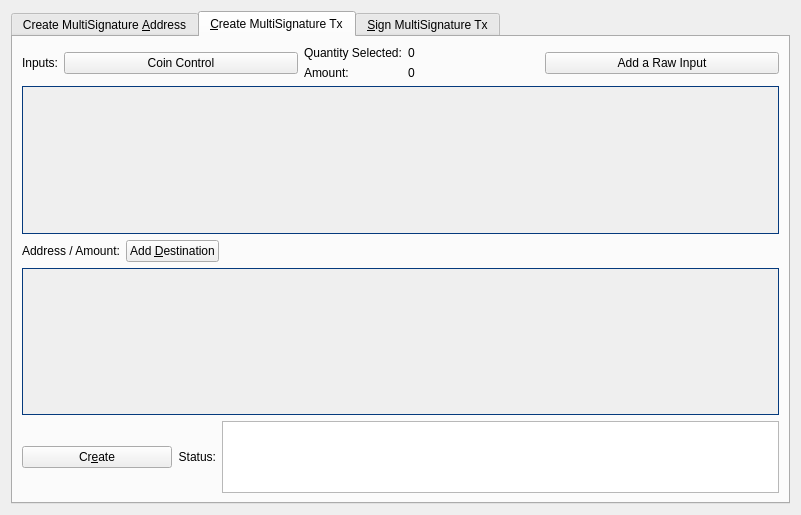
<?xml version="1.0" encoding="UTF-8"?>
<ui version="4.0">
 <class>MultisigDialog</class>
 <widget class="QDialog" name="MultisigDialog">
  <property name="geometry">
   <rect>
    <x>0</x>
    <y>0</y>
    <width>801</width>
    <height>515</height>
   </rect>
  </property>
  <property name="sizePolicy">
   <sizepolicy hsizetype="Fixed" vsizetype="Fixed">
    <horstretch>0</horstretch>
    <verstretch>0</verstretch>
   </sizepolicy>
  </property>
  <property name="windowTitle">
   <string>Multisignature Address Interactions</string>
  </property>
  <layout class="QVBoxLayout" name="verticalLayout_8">
   <item>
    <widget class="QTabWidget" name="multisigTabWidget">
     <property name="styleSheet">
      <string notr="true">QScrollArea{border: 1px solid #053a7d;}</string>
     </property>
     <property name="currentIndex">
      <number>1</number>
     </property>
     <widget class="QWidget" name="addMultisigTab">
      <property name="sizePolicy">
       <sizepolicy hsizetype="Minimum" vsizetype="Minimum">
        <horstretch>0</horstretch>
        <verstretch>0</verstretch>
       </sizepolicy>
      </property>
      <attribute name="title">
       <string>Create MultiSignature &amp;Address</string>
      </attribute>
      <layout class="QVBoxLayout" name="verticalLayout">
       <item>
        <layout class="QHBoxLayout" name="enterMLayout">
         <item>
          <widget class="QSpinBox" name="enterMSpinbox">
           <property name="sizePolicy">
            <sizepolicy hsizetype="Fixed" vsizetype="Fixed">
             <horstretch>0</horstretch>
             <verstretch>0</verstretch>
            </sizepolicy>
           </property>
           <property name="toolTip">
            <string>How many people must sign to verify a transaction</string>
           </property>
           <property name="minimum">
            <number>1</number>
           </property>
           <property name="maximum">
            <number>15</number>
           </property>
           <property name="value">
            <number>1</number>
           </property>
          </widget>
         </item>
         <item>
          <widget class="QLabel" name="enterMLabel">
           <property name="text">
            <string>Enter the minimum number of signatures required to sign transactions</string>
           </property>
          </widget>
         </item>
        </layout>
       </item>
       <item>
        <layout class="QHBoxLayout" name="addressLabelLayout">
         <item>
          <widget class="QLabel" name="addressLableLabel">
           <property name="text">
            <string>Address Label:</string>
           </property>
          </widget>
         </item>
         <item>
          <widget class="QLineEdit" name="multisigAddressLabel"/>
         </item>
        </layout>
       </item>
       <item>
        <layout class="QHBoxLayout" name="addAddressLayout">
         <item>
          <widget class="QPushButton" name="addAddressButton">
           <property name="toolTip">
            <string>Add another address that could sign to verify a transaction from the multisig address.</string>
           </property>
           <property name="text">
            <string>&amp;Add Address / Key</string>
           </property>
           <property name="icon">
            <iconset resource="../gamblecoin.qrc">
             <normaloff>:/icons/add</normaloff>:/icons/add</iconset>
           </property>
           <property name="autoDefault">
            <bool>false</bool>
           </property>
          </widget>
         </item>
         <item>
          <widget class="QLabel" name="addAddressLabel">
           <property name="sizePolicy">
            <sizepolicy hsizetype="Preferred" vsizetype="Fixed">
             <horstretch>0</horstretch>
             <verstretch>0</verstretch>
            </sizepolicy>
           </property>
           <property name="text">
            <string>Local addresses or public keys that can sign:</string>
           </property>
          </widget>
         </item>
         <item>
          <spacer name="addAddressSpacer_2">
           <property name="orientation">
            <enum>Qt::Horizontal</enum>
           </property>
           <property name="sizeHint" stdset="0">
            <size>
             <width>40</width>
             <height>10</height>
            </size>
           </property>
          </spacer>
         </item>
        </layout>
       </item>
       <item>
        <widget class="QScrollArea" name="addAddressScrollArea">
         <property name="sizePolicy">
          <sizepolicy hsizetype="Preferred" vsizetype="Expanding">
           <horstretch>0</horstretch>
           <verstretch>0</verstretch>
          </sizepolicy>
         </property>
         <property name="widgetResizable">
          <bool>true</bool>
         </property>
         <widget class="QWidget" name="addAddressWidget">
          <property name="geometry">
           <rect>
            <x>0</x>
            <y>0</y>
            <width>759</width>
            <height>166</height>
           </rect>
          </property>
          <layout class="QVBoxLayout" name="verticalLayout_5">
           <item>
            <layout class="QVBoxLayout" name="addressList"/>
           </item>
           <item>
            <spacer name="verticalSpacer">
             <property name="orientation">
              <enum>Qt::Vertical</enum>
             </property>
             <property name="sizeHint" stdset="0">
              <size>
               <width>20</width>
               <height>40</height>
              </size>
             </property>
            </spacer>
           </item>
          </layout>
         </widget>
        </widget>
       </item>
       <item>
        <layout class="QHBoxLayout" name="addMultisigLayout">
         <item>
          <widget class="QPushButton" name="addMultisigButton">
           <property name="sizePolicy">
            <sizepolicy hsizetype="Preferred" vsizetype="Fixed">
             <horstretch>0</horstretch>
             <verstretch>0</verstretch>
            </sizepolicy>
           </property>
           <property name="toolTip">
            <string>Create a new multisig address</string>
           </property>
           <property name="toolTipDuration">
            <number>-3</number>
           </property>
           <property name="text">
            <string>C&amp;reate</string>
           </property>
           <property name="icon">
            <iconset resource="../gamblecoin.qrc">
             <normaloff>:/icons/filesave</normaloff>:/icons/filesave</iconset>
           </property>
           <property name="autoDefault">
            <bool>false</bool>
           </property>
          </widget>
         </item>
         <item>
          <widget class="QLabel" name="label">
           <property name="text">
            <string>Status:</string>
           </property>
          </widget>
         </item>
         <item>
          <widget class="QTextEdit" name="addMultisigStatus">
           <property name="sizePolicy">
            <sizepolicy hsizetype="Expanding" vsizetype="Fixed">
             <horstretch>0</horstretch>
             <verstretch>0</verstretch>
            </sizepolicy>
           </property>
           <property name="maximumSize">
            <size>
             <width>16777215</width>
             <height>75</height>
            </size>
           </property>
           <property name="readOnly">
            <bool>true</bool>
           </property>
           <property name="textInteractionFlags">
            <set>Qt::TextSelectableByKeyboard|Qt::TextSelectableByMouse</set>
           </property>
          </widget>
         </item>
        </layout>
       </item>
       <item>
        <widget class="QLabel" name="label_2">
         <property name="sizePolicy">
          <sizepolicy hsizetype="Preferred" vsizetype="Preferred">
           <horstretch>0</horstretch>
           <verstretch>0</verstretch>
          </sizepolicy>
         </property>
         <property name="text">
          <string>Use below to quickly import an address by its redeem. Don't forget to add a label before clicking import!
Keep in mind, the wallet will rescan the blockchain to find transactions containing the new address.
Please be patient after clicking import.</string>
         </property>
         <property name="scaledContents">
          <bool>false</bool>
         </property>
         <property name="wordWrap">
          <bool>true</bool>
         </property>
        </widget>
       </item>
       <item>
        <layout class="QHBoxLayout" name="importLayout">
         <item>
          <widget class="QPushButton" name="importAddressButton">
           <property name="sizePolicy">
            <sizepolicy hsizetype="Fixed" vsizetype="Fixed">
             <horstretch>0</horstretch>
             <verstretch>0</verstretch>
            </sizepolicy>
           </property>
           <property name="text">
            <string>&amp;Import Redeem</string>
           </property>
           <property name="icon">
            <iconset resource="../gamblecoin.qrc">
             <normaloff>:/icons/receiving_addresses</normaloff>:/icons/receiving_addresses</iconset>
           </property>
          </widget>
         </item>
         <item>
          <widget class="QLineEdit" name="importRedeem">
           <property name="sizePolicy">
            <sizepolicy hsizetype="Preferred" vsizetype="Fixed">
             <horstretch>0</horstretch>
             <verstretch>0</verstretch>
            </sizepolicy>
           </property>
          </widget>
         </item>
        </layout>
       </item>
      </layout>
     </widget>
     <widget class="QWidget" name="createTransactionTab">
      <attribute name="title">
       <string>&amp;Create MultiSignature Tx</string>
      </attribute>
      <layout class="QVBoxLayout" name="verticalLayout_3">
       <item>
        <layout class="QHBoxLayout" name="horizontalLayout_2">
         <item>
          <layout class="QVBoxLayout" name="createTxLayout">
           <item>
            <layout class="QHBoxLayout" name="addTxInputLayout">
             <item>
              <widget class="QLabel" name="addTxInputLabel">
               <property name="sizePolicy">
                <sizepolicy hsizetype="Fixed" vsizetype="Preferred">
                 <horstretch>0</horstretch>
                 <verstretch>0</verstretch>
                </sizepolicy>
               </property>
               <property name="text">
                <string>Inputs:</string>
               </property>
              </widget>
             </item>
             <item>
              <widget class="QPushButton" name="pushButtonCoinControl">
               <property name="sizePolicy">
                <sizepolicy hsizetype="Preferred" vsizetype="Fixed">
                 <horstretch>0</horstretch>
                 <verstretch>0</verstretch>
                </sizepolicy>
               </property>
               <property name="text">
                <string>Coin Control</string>
               </property>
              </widget>
             </item>
             <item>
              <layout class="QFormLayout" name="formLayout_2">
               <property name="rightMargin">
                <number>10</number>
               </property>
               <item row="0" column="0">
                <widget class="QLabel" name="labelQuantity">
                 <property name="text">
                  <string>Quantity Selected:</string>
                 </property>
                </widget>
               </item>
               <item row="0" column="1">
                <widget class="QLabel" name="labelQuantity_int">
                 <property name="text">
                  <string>0</string>
                 </property>
                </widget>
               </item>
               <item row="1" column="0">
                <widget class="QLabel" name="labelAmount">
                 <property name="text">
                  <string>Amount:</string>
                 </property>
                </widget>
               </item>
               <item row="1" column="1">
                <widget class="QLabel" name="labelAmount_int">
                 <property name="text">
                  <string>0</string>
                 </property>
                </widget>
               </item>
              </layout>
             </item>
             <item>
              <widget class="QPushButton" name="addInputButton">
               <property name="sizePolicy">
                <sizepolicy hsizetype="Preferred" vsizetype="Fixed">
                 <horstretch>0</horstretch>
                 <verstretch>0</verstretch>
                </sizepolicy>
               </property>
               <property name="toolTip">
                <string>Add an input to fund the outputs</string>
               </property>
               <property name="text">
                <string>Add a Raw Input</string>
               </property>
               <property name="icon">
                <iconset resource="../gamblecoin.qrc">
                 <normaloff>:/css/default</normaloff>:/css/default</iconset>
               </property>
              </widget>
             </item>
            </layout>
           </item>
           <item>
            <widget class="QScrollArea" name="txInputsScrollArea">
             <property name="sizePolicy">
              <sizepolicy hsizetype="Preferred" vsizetype="Expanding">
               <horstretch>0</horstretch>
               <verstretch>0</verstretch>
              </sizepolicy>
             </property>
             <property name="widgetResizable">
              <bool>true</bool>
             </property>
             <widget class="QWidget" name="txInputsWidget">
              <property name="geometry">
               <rect>
                <x>0</x>
                <y>0</y>
                <width>747</width>
                <height>131</height>
               </rect>
              </property>
              <layout class="QVBoxLayout" name="verticalLayout_7">
               <item>
                <layout class="QVBoxLayout" name="inputsList"/>
               </item>
               <item>
                <spacer name="txInputsSpacer">
                 <property name="orientation">
                  <enum>Qt::Vertical</enum>
                 </property>
                 <property name="sizeHint" stdset="0">
                  <size>
                   <width>20</width>
                   <height>80</height>
                  </size>
                 </property>
                </spacer>
               </item>
              </layout>
             </widget>
            </widget>
           </item>
           <item>
            <layout class="QHBoxLayout" name="addDestinationLayout">
             <item>
              <widget class="QLabel" name="addDestinationLabel">
               <property name="text">
                <string>Address / Amount:</string>
               </property>
              </widget>
             </item>
             <item>
              <widget class="QPushButton" name="addDestinationButton">
               <property name="sizePolicy">
                <sizepolicy hsizetype="Fixed" vsizetype="Fixed">
                 <horstretch>0</horstretch>
                 <verstretch>0</verstretch>
                </sizepolicy>
               </property>
               <property name="toolTip">
                <string>Add destinations to send GMCN to</string>
               </property>
               <property name="text">
                <string>Add &amp;Destination</string>
               </property>
               <property name="icon">
                <iconset resource="../gamblecoin.qrc">
                 <normaloff>:/icons/add</normaloff>:/icons/add</iconset>
               </property>
              </widget>
             </item>
             <item>
              <spacer name="addDestinationHorizontalSpacer">
               <property name="orientation">
                <enum>Qt::Horizontal</enum>
               </property>
               <property name="sizeHint" stdset="0">
                <size>
                 <width>40</width>
                 <height>20</height>
                </size>
               </property>
              </spacer>
             </item>
            </layout>
           </item>
           <item>
            <widget class="QScrollArea" name="destionationsScrollArea">
             <property name="sizePolicy">
              <sizepolicy hsizetype="Expanding" vsizetype="Expanding">
               <horstretch>0</horstretch>
               <verstretch>0</verstretch>
              </sizepolicy>
             </property>
             <property name="widgetResizable">
              <bool>true</bool>
             </property>
             <widget class="QWidget" name="destinationsScrollAreaContents">
              <property name="geometry">
               <rect>
                <x>0</x>
                <y>0</y>
                <width>747</width>
                <height>130</height>
               </rect>
              </property>
              <layout class="QVBoxLayout" name="verticalLayout_11">
               <item>
                <layout class="QVBoxLayout" name="destinationsList"/>
               </item>
               <item>
                <spacer name="destinationsSpacer">
                 <property name="orientation">
                  <enum>Qt::Vertical</enum>
                 </property>
                 <property name="sizeHint" stdset="0">
                  <size>
                   <width>20</width>
                   <height>20</height>
                  </size>
                 </property>
                </spacer>
               </item>
              </layout>
             </widget>
            </widget>
           </item>
           <item>
            <layout class="QHBoxLayout" name="horizontalLayout_4">
             <item>
              <widget class="QPushButton" name="createButton">
               <property name="sizePolicy">
                <sizepolicy hsizetype="Fixed" vsizetype="Fixed">
                 <horstretch>0</horstretch>
                 <verstretch>0</verstretch>
                </sizepolicy>
               </property>
               <property name="minimumSize">
                <size>
                 <width>150</width>
                 <height>0</height>
                </size>
               </property>
               <property name="toolTip">
                <string>Create a transaction object using the given inputs to the given outputs</string>
               </property>
               <property name="text">
                <string>Cr&amp;eate</string>
               </property>
               <property name="icon">
                <iconset resource="../gamblecoin.qrc">
                 <normaloff>:/icons/export</normaloff>:/icons/export</iconset>
               </property>
               <property name="autoDefault">
                <bool>false</bool>
               </property>
               <property name="default">
                <bool>true</bool>
               </property>
              </widget>
             </item>
             <item>
              <widget class="QLabel" name="createButtonLabel">
               <property name="sizePolicy">
                <sizepolicy hsizetype="Fixed" vsizetype="Preferred">
                 <horstretch>0</horstretch>
                 <verstretch>0</verstretch>
                </sizepolicy>
               </property>
               <property name="text">
                <string>Status:</string>
               </property>
               <property name="alignment">
                <set>Qt::AlignRight|Qt::AlignTrailing|Qt::AlignVCenter</set>
               </property>
              </widget>
             </item>
             <item>
              <widget class="QTextEdit" name="createButtonStatus">
               <property name="sizePolicy">
                <sizepolicy hsizetype="Expanding" vsizetype="Minimum">
                 <horstretch>0</horstretch>
                 <verstretch>0</verstretch>
                </sizepolicy>
               </property>
               <property name="maximumSize">
                <size>
                 <width>16777215</width>
                 <height>16777215</height>
                </size>
               </property>
               <property name="sizeAdjustPolicy">
                <enum>QAbstractScrollArea::AdjustToContents</enum>
               </property>
               <property name="readOnly">
                <bool>true</bool>
               </property>
              </widget>
             </item>
            </layout>
           </item>
          </layout>
         </item>
         <item>
          <layout class="QHBoxLayout" name="horizontalLayout_3"/>
         </item>
        </layout>
       </item>
      </layout>
     </widget>
     <widget class="QWidget" name="signMultisigTransaction">
      <property name="styleSheet">
       <string notr="true">txScrollArea:{
	border: 1px solid #053a7d;
}
keyScrollArea:{
	border: 1px solid #053a7d;
}
txScrollArea:{
	border: 1px solid #053a7d;
}</string>
      </property>
      <attribute name="title">
       <string>&amp;Sign MultiSignature Tx</string>
      </attribute>
      <layout class="QVBoxLayout" name="verticalLayout_4">
       <item>
        <layout class="QHBoxLayout" name="transactionHexLayout">
         <item>
          <widget class="QLabel" name="transactionHexLabel">
           <property name="text">
            <string>Transaction Hex:</string>
           </property>
          </widget>
         </item>
         <item>
          <widget class="QLineEdit" name="transactionHex">
           <property name="toolTip">
            <string/>
           </property>
          </widget>
         </item>
        </layout>
       </item>
       <item>
        <layout class="QHBoxLayout" name="horizontalLayout">
         <item>
          <layout class="QVBoxLayout" name="verticalLayout_2">
           <item>
            <layout class="QHBoxLayout" name="horizontalLayout_7">
             <item>
              <widget class="QPushButton" name="signButton">
               <property name="sizePolicy">
                <sizepolicy hsizetype="Preferred" vsizetype="Fixed">
                 <horstretch>0</horstretch>
                 <verstretch>0</verstretch>
                </sizepolicy>
               </property>
               <property name="minimumSize">
                <size>
                 <width>150</width>
                 <height>0</height>
                </size>
               </property>
               <property name="toolTip">
                <string>Sign the transaction from this wallet or from provided private keys</string>
               </property>
               <property name="text">
                <string>S&amp;ign</string>
               </property>
               <property name="icon">
                <iconset resource="../gamblecoin.qrc">
                 <normaloff>:/icons/edit</normaloff>:/icons/edit</iconset>
               </property>
               <property name="autoDefault">
                <bool>false</bool>
               </property>
               <property name="default">
                <bool>true</bool>
               </property>
              </widget>
             </item>
             <item>
              <widget class="QPushButton" name="commitButton">
               <property name="enabled">
                <bool>false</bool>
               </property>
               <property name="sizePolicy">
                <sizepolicy hsizetype="Preferred" vsizetype="Fixed">
                 <horstretch>0</horstretch>
                 <verstretch>0</verstretch>
                </sizepolicy>
               </property>
               <property name="toolTip">
                <string>&lt;html&gt;&lt;head/&gt;&lt;body&gt;&lt;p&gt;DISABLED until transaction has been signed enough times.&lt;/p&gt;&lt;/body&gt;&lt;/html&gt;</string>
               </property>
               <property name="autoFillBackground">
                <bool>false</bool>
               </property>
               <property name="text">
                <string>Co&amp;mmit</string>
               </property>
               <property name="icon">
                <iconset resource="../gamblecoin.qrc">
                 <normaloff>:/icons/send</normaloff>:/icons/send</iconset>
               </property>
               <property name="autoDefault">
                <bool>true</bool>
               </property>
              </widget>
             </item>
             <item>
              <layout class="QHBoxLayout" name="addPrivKeyLayout">
               <item>
                <widget class="QPushButton" name="addPrivKeyButton">
                 <property name="sizePolicy">
                  <sizepolicy hsizetype="Fixed" vsizetype="Fixed">
                   <horstretch>0</horstretch>
                   <verstretch>0</verstretch>
                  </sizepolicy>
                 </property>
                 <property name="toolTip">
                  <string>Add private keys to sign the transaction with</string>
                 </property>
                 <property name="text">
                  <string>Add Private &amp;Key</string>
                 </property>
                 <property name="icon">
                  <iconset resource="../gamblecoin.qrc">
                   <normaloff>:/icons/add</normaloff>:/icons/add</iconset>
                 </property>
                </widget>
               </item>
               <item>
                <widget class="QLabel" name="addPrivKeyLabel">
                 <property name="text">
                  <string>Sign with only private keys (Not Recommened)</string>
                 </property>
                </widget>
               </item>
              </layout>
             </item>
            </layout>
           </item>
           <item>
            <layout class="QHBoxLayout" name="horizontalLayout_5">
             <item>
              <widget class="QLabel" name="signButtonStatusLabel">
               <property name="text">
                <string>Status:</string>
               </property>
              </widget>
             </item>
             <item>
              <widget class="QTextEdit" name="signButtonStatus">
               <property name="sizePolicy">
                <sizepolicy hsizetype="Expanding" vsizetype="Preferred">
                 <horstretch>0</horstretch>
                 <verstretch>0</verstretch>
                </sizepolicy>
               </property>
               <property name="maximumSize">
                <size>
                 <width>16777215</width>
                 <height>16777215</height>
                </size>
               </property>
               <property name="verticalScrollBarPolicy">
                <enum>Qt::ScrollBarAsNeeded</enum>
               </property>
               <property name="readOnly">
                <bool>true</bool>
               </property>
               <property name="textInteractionFlags">
                <set>Qt::TextSelectableByKeyboard|Qt::TextSelectableByMouse</set>
               </property>
              </widget>
             </item>
            </layout>
           </item>
           <item>
            <widget class="QScrollArea" name="keyScrollArea">
             <property name="sizePolicy">
              <sizepolicy hsizetype="Expanding" vsizetype="Expanding">
               <horstretch>0</horstretch>
               <verstretch>0</verstretch>
              </sizepolicy>
             </property>
             <property name="sizeAdjustPolicy">
              <enum>QAbstractScrollArea::AdjustToContents</enum>
             </property>
             <property name="widgetResizable">
              <bool>true</bool>
             </property>
             <widget class="QWidget" name="keyScrollAreaContents">
              <property name="geometry">
               <rect>
                <x>0</x>
                <y>0</y>
                <width>755</width>
                <height>168</height>
               </rect>
              </property>
              <layout class="QVBoxLayout" name="verticalLayout_9">
               <item>
                <layout class="QVBoxLayout" name="keyList"/>
               </item>
               <item>
                <spacer name="keySpacer">
                 <property name="orientation">
                  <enum>Qt::Vertical</enum>
                 </property>
                 <property name="sizeHint" stdset="0">
                  <size>
                   <width>20</width>
                   <height>20</height>
                  </size>
                 </property>
                </spacer>
               </item>
              </layout>
             </widget>
            </widget>
           </item>
          </layout>
         </item>
        </layout>
       </item>
      </layout>
     </widget>
    </widget>
   </item>
  </layout>
 </widget>
 <resources>
  <include location="../gamblecoin.qrc"/>
 </resources>
 <connections/>
</ui>
